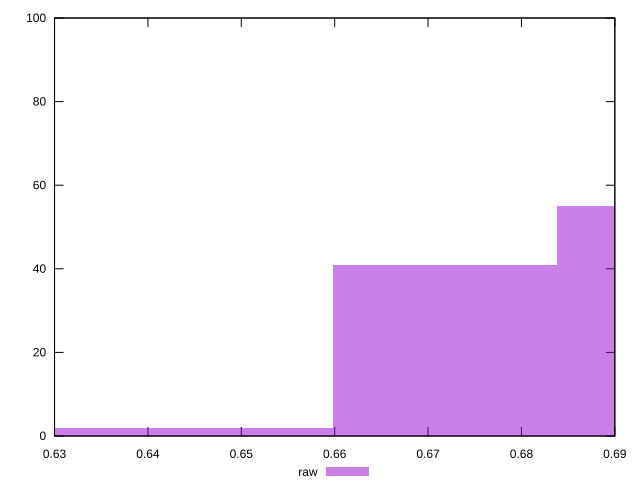

This chart was generated by the following gnuplot code:
reset

$raw <<EOF
0.671803143088843 41
0.6957961124848732 55
0.6238172042967828 2
0.6478101736928129 2
EOF

set key outside below
set boxwidth 0.023992969396030107
set xrange [0.63:0.69]
set yrange [0:100]
set trange [0:100]
set style fill transparent solid 0.5 noborder
set terminal svg size 640, 490 enhanced background rgb 'white'
set output "report_00018_2021-02-10T15-25-16.877Z/meta/score/samples/pages+cached+noadtech/raw/histogram.svg"

plot $raw title "raw" with boxes

reset
